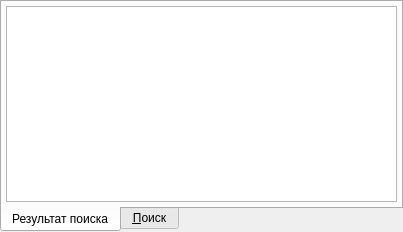
<?xml version="1.0" encoding="UTF-8"?>
<ui version="4.0">
 <class>HospitalBedFindComboBoxPopup</class>
 <widget class="QWidget" name="HospitalBedFindComboBoxPopup">
  <property name="geometry">
   <rect>
    <x>0</x>
    <y>0</y>
    <width>403</width>
    <height>232</height>
   </rect>
  </property>
  <property name="windowTitle">
   <string>Form</string>
  </property>
  <layout class="QGridLayout">
   <property name="margin">
    <number>0</number>
   </property>
   <property name="spacing">
    <number>0</number>
   </property>
   <item row="0" column="0">
    <widget class="QTabWidget" name="tabWidget">
     <property name="tabPosition">
      <enum>QTabWidget::South</enum>
     </property>
     <property name="tabShape">
      <enum>QTabWidget::Rounded</enum>
     </property>
     <property name="currentIndex">
      <number>0</number>
     </property>
     <widget class="QWidget" name="tabHospitalBedFind">
      <attribute name="title">
       <string>Результат поиска</string>
      </attribute>
      <layout class="QVBoxLayout">
       <property name="spacing">
        <number>4</number>
       </property>
       <property name="margin">
        <number>4</number>
       </property>
       <item>
        <widget class="CHospitalBedPopupView" name="tblHospitalBedFind"/>
       </item>
      </layout>
     </widget>
     <widget class="QWidget" name="tabSearch">
      <attribute name="title">
       <string>&amp;Поиск</string>
      </attribute>
      <layout class="QGridLayout" name="gridLayout">
       <property name="margin">
        <number>4</number>
       </property>
       <property name="spacing">
        <number>4</number>
       </property>
       <item row="0" column="0">
        <widget class="QLabel" name="lblOrgStructureBed">
         <property name="sizePolicy">
          <sizepolicy hsizetype="Fixed" vsizetype="Preferred">
           <horstretch>0</horstretch>
           <verstretch>0</verstretch>
          </sizepolicy>
         </property>
         <property name="text">
          <string>Подразделение</string>
         </property>
        </widget>
       </item>
       <item row="0" column="1" colspan="6">
        <widget class="COrgStructureComboBox" name="cmbOrgStructureBed"/>
       </item>
       <item row="1" column="0">
        <widget class="QLabel" name="lblSexBed">
         <property name="sizePolicy">
          <sizepolicy hsizetype="Fixed" vsizetype="Preferred">
           <horstretch>0</horstretch>
           <verstretch>0</verstretch>
          </sizepolicy>
         </property>
         <property name="text">
          <string>Пол</string>
         </property>
        </widget>
       </item>
       <item row="1" column="1">
        <widget class="QComboBox" name="cmbSexBed">
         <item>
          <property name="text">
           <string>нет</string>
          </property>
         </item>
         <item>
          <property name="text">
           <string>М</string>
          </property>
         </item>
         <item>
          <property name="text">
           <string>Ж</string>
          </property>
         </item>
        </widget>
       </item>
       <item row="1" column="2">
        <widget class="QLabel" name="lblAgeBed">
         <property name="sizePolicy">
          <sizepolicy hsizetype="Fixed" vsizetype="Preferred">
           <horstretch>0</horstretch>
           <verstretch>0</verstretch>
          </sizepolicy>
         </property>
         <property name="text">
          <string>Возраст от</string>
         </property>
        </widget>
       </item>
       <item row="1" column="3">
        <widget class="QSpinBox" name="edtAgeForBed">
         <property name="maximum">
          <number>150</number>
         </property>
        </widget>
       </item>
       <item row="1" column="4">
        <widget class="QLabel" name="lblAgeTo">
         <property name="text">
          <string>до</string>
         </property>
        </widget>
       </item>
       <item row="1" column="5">
        <widget class="QSpinBox" name="edtAgeToBed"/>
       </item>
       <item row="1" column="6">
        <spacer name="horizontalSpacer">
         <property name="orientation">
          <enum>Qt::Horizontal</enum>
         </property>
         <property name="sizeHint" stdset="0">
          <size>
           <width>33</width>
           <height>20</height>
          </size>
         </property>
        </spacer>
       </item>
       <item row="2" column="0">
        <widget class="QLabel" name="lblProfileBed">
         <property name="text">
          <string>Профиль</string>
         </property>
        </widget>
       </item>
       <item row="2" column="1" colspan="6">
        <widget class="CRBComboBox" name="cmbProfileBed"/>
       </item>
       <item row="3" column="0">
        <widget class="QLabel" name="lblTypeBed">
         <property name="text">
          <string>Тип</string>
         </property>
        </widget>
       </item>
       <item row="3" column="1" colspan="6">
        <widget class="CRBComboBox" name="cmbTypeBed"/>
       </item>
       <item row="4" column="0">
        <widget class="QLabel" name="lblIsPermanentBed">
         <property name="text">
          <string>Штат</string>
         </property>
        </widget>
       </item>
       <item row="4" column="1" colspan="6">
        <widget class="QComboBox" name="cmbIsPermanentBed">
         <item>
          <property name="text">
           <string>Все</string>
          </property>
         </item>
         <item>
          <property name="text">
           <string>Нет</string>
          </property>
         </item>
         <item>
          <property name="text">
           <string>Да</string>
          </property>
         </item>
        </widget>
       </item>
       <item row="5" column="0" colspan="3">
        <spacer>
         <property name="orientation">
          <enum>Qt::Horizontal</enum>
         </property>
         <property name="sizeHint" stdset="0">
          <size>
           <width>231</width>
           <height>20</height>
          </size>
         </property>
        </spacer>
       </item>
       <item row="5" column="3" colspan="4">
        <widget class="QDialogButtonBox" name="buttonBox">
         <property name="sizePolicy">
          <sizepolicy hsizetype="Fixed" vsizetype="Fixed">
           <horstretch>0</horstretch>
           <verstretch>0</verstretch>
          </sizepolicy>
         </property>
         <property name="orientation">
          <enum>Qt::Horizontal</enum>
         </property>
         <property name="standardButtons">
          <set>QDialogButtonBox::Apply|QDialogButtonBox::Reset</set>
         </property>
         <property name="centerButtons">
          <bool>false</bool>
         </property>
        </widget>
       </item>
      </layout>
     </widget>
    </widget>
   </item>
  </layout>
 </widget>
 <customwidgets>
  <customwidget>
   <class>COrgStructureComboBox</class>
   <extends>QComboBox</extends>
   <header>Orgs/OrgStructComboBoxes.h</header>
  </customwidget>
  <customwidget>
   <class>CRBComboBox</class>
   <extends>QComboBox</extends>
   <header>library/crbcombobox.h</header>
  </customwidget>
  <customwidget>
   <class>CHospitalBedPopupView</class>
   <extends>QTableView</extends>
   <header>HospitalBeds/HospitalBedComboBox.h</header>
  </customwidget>
 </customwidgets>
 <tabstops>
  <tabstop>tabWidget</tabstop>
  <tabstop>cmbOrgStructureBed</tabstop>
  <tabstop>cmbSexBed</tabstop>
  <tabstop>edtAgeForBed</tabstop>
  <tabstop>edtAgeToBed</tabstop>
  <tabstop>cmbProfileBed</tabstop>
  <tabstop>cmbTypeBed</tabstop>
  <tabstop>cmbIsPermanentBed</tabstop>
  <tabstop>buttonBox</tabstop>
  <tabstop>tblHospitalBedFind</tabstop>
 </tabstops>
 <resources/>
 <connections/>
</ui>
